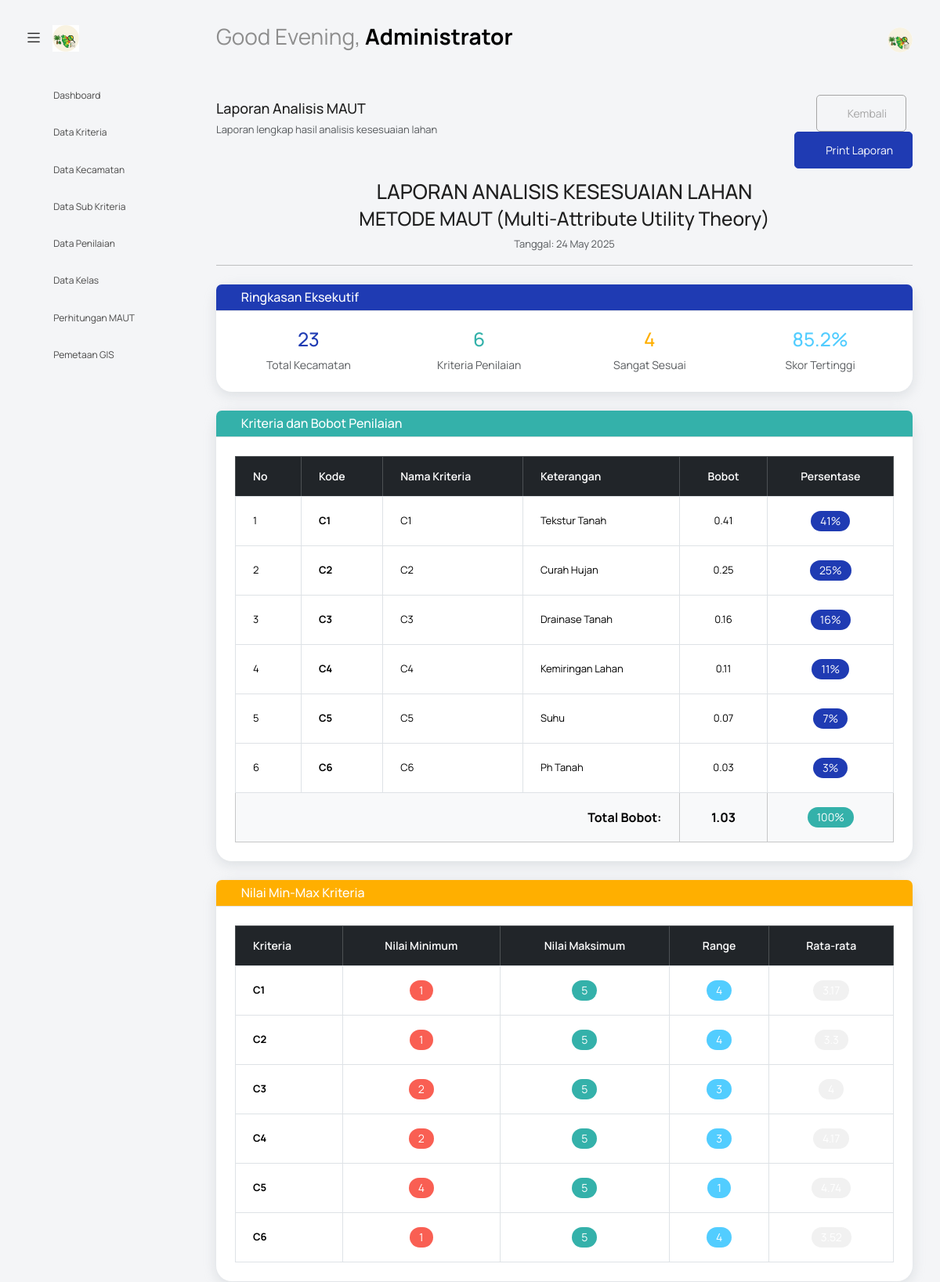
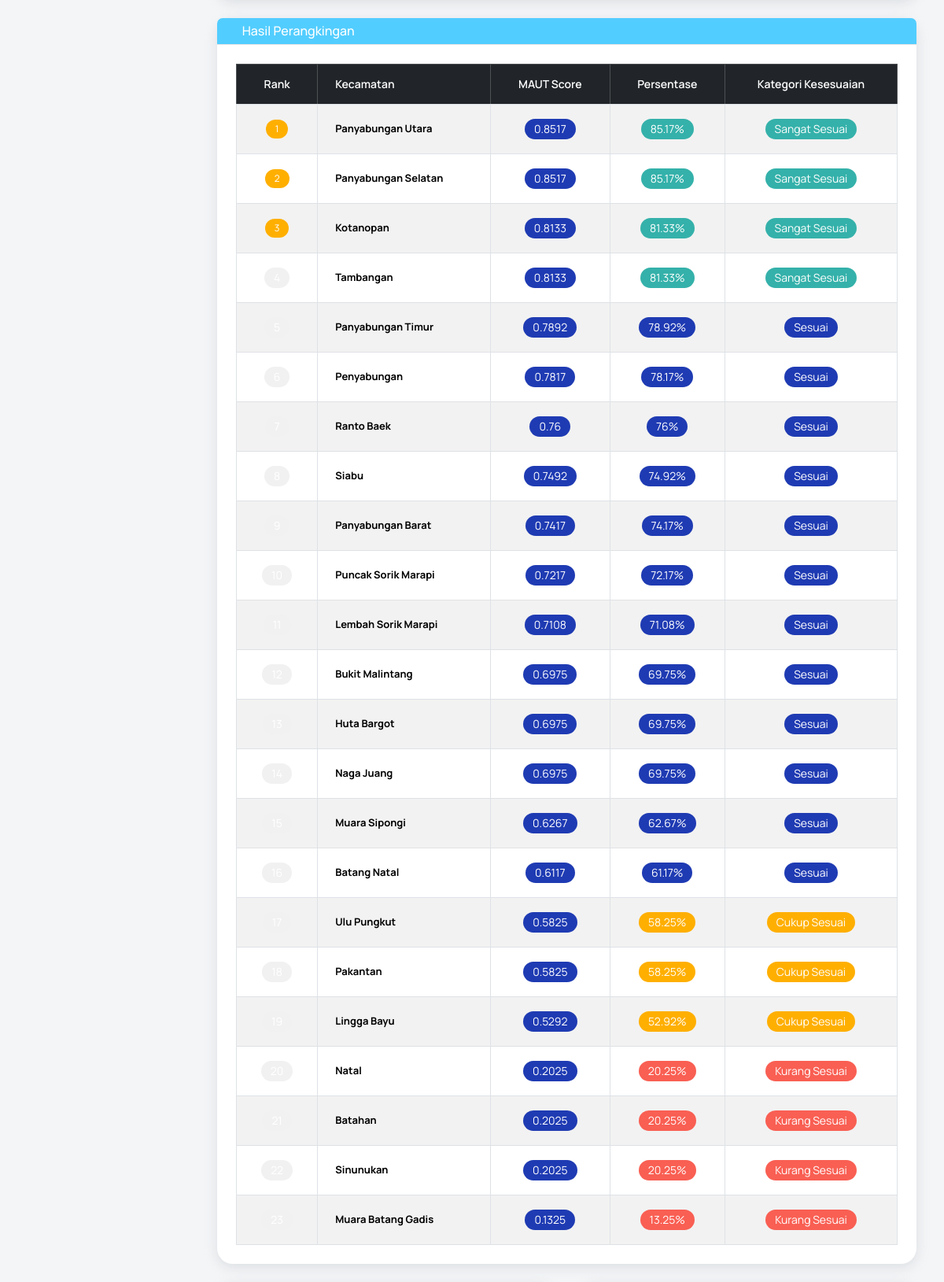
/index.php?controller=MAUT&action=laporan (signed in, upper part), run on the app's committed database (2 pictures, top to bottom).
### tables this page shows
CREATE TABLE `kriteria` (
  `id_kriteria` int NOT NULL,
  `nama_kriteria` varchar(100) NOT NULL,
  `bobot` float NOT NULL,
  `keterangan` varchar(255) DEFAULT NULL
);

CREATE TABLE `nilai_kriteria` (
  `id_nilai` int NOT NULL,
  `id_kecamatan` int NOT NULL,
  `id_kriteria` int NOT NULL,
  `nilai` float NOT NULL
);

CREATE TABLE `kecamatan` (
  `id_kecamatan` int NOT NULL,
  `nama_kecamatan` varchar(100) NOT NULL,
  `luas` float DEFAULT NULL COMMENT 'Luas area dalam km2',
  `keterangan` text
);

CREATE TABLE `hasil_analisis` (
  `id_hasil` int NOT NULL,
  `id_kecamatan` int NOT NULL,
  `total_skor` float NOT NULL,
  `id_kelas` int NOT NULL,
  `tanggal_analisis` date NOT NULL,
  `keterangan` text
);

### views/maut/laporan.php (the view, shortened to what the rows shown need)
<?php include('template/header.php'); ?>
<body class="with-welcome-text">
  <div class="container-scroller">
    <?php include 'template/navbar.php'; ?>
    <div class="container-fluid page-body-wrapper">
      <div class="main-panel">
        <div class="content-wrapper">
          <div class="print-header text-center mb-4">
            <h2>LAPORAN ANALISIS KESESUAIAN LAHAN</h2>
          </div>
          <div class="row mt-4">
            <div class="col-12">
              <div class="card">
                <div class="card-body">
                  <div class="table-responsive">
                    <table class="table table-bordered">
                      <thead class="table-dark">
                        <tr>
                          <th>No</th>
                          <th>Kode</th>
                          <th>Nama Kriteria</th>
                          <th>Keterangan</th>
                          <th class="text-center">Bobot</th>
                          <th class="text-center">Persentase</th>
                        </tr>
                      </thead>
                      <tbody>
                        <?php
                        $no = 1;
                        foreach ($data['kriteria'] as $kriteria):
                        ?>
                          <tr>
                            <td><?= $no++ ?></td>
                            <td class="fw-bold"><?= htmlspecialchars($kriteria['nama_kriteria']) ?></td>
                            <td><?= htmlspecialchars($kriteria['nama_kriteria']) ?></td>
                            <td><?= htmlspecialchars($kriteria['keterangan']) ?></td>
                            <td class="text-center"><?= $kriteria['bobot'] ?></td>
                            <td class="text-center">
                              <span class="badge bg-primary"><?= round($kriteria['bobot'] * 100, 1) ?>%</span>
                            </td>
                          </tr>
                        <?php endforeach; ?>
                      </tbody>
                      <tfoot class="table-light">
                        <tr>
                          <th colspan="4" class="text-end">Total Bobot:</th>
                          <th class="text-center"><?= array_sum(array_column($data['kriteria'], 'bobot')) ?></th>
                          <th class="text-center">
                            <span class="badge bg-success">100%</span>
                          </th>
                        </tr>
                      </tfoot>
                    </table>
                  </div>
                </div>
              </div>
            </div>
          </div>
          <div class="row mt-4">
            <div class="col-12">
              <div class="card">
                <div class="card-body">
                  <div class="table-responsive">
                    <table class="table table-bordered">
                      <thead class="table-dark">
                        <tr>
                          <th>Kriteria</th>
                          <th class="text-center">Nilai Minimum</th>
                          <th class="text-center">Nilai Maksimum</th>
                          <th class="text-center">Range</th>
                          <th class="text-center">Rata-rata</th>
                        </tr>
                      </thead>
                    </table>
                  </div>
                </div>
              </div>
            </div>
          </div>
          <div class="row mt-4">
            <div class="col-12">
              <div class="card">
                <div class="card-body">
                  <div class="table-responsive">
                    <table class="table table-bordered table-striped">
                      <thead class="table-dark">
                        <tr>
                          <th class="text-center">Rank</th>
                          <th>Kecamatan</th>
                          <th class="text-center">MAUT Score</th>
                          <th class="text-center">Persentase</th>
                          <th class="text-center">Kategori Kesesuaian</th>
                        </tr>
                      </thead>
                      <tbody>
                        <?php foreach ($data['ranking'] as $rank_data):
                          $badge_class = '';
                          $kategori = '';
                          if ($rank_data['persentase'] >= 80) {
                            $badge_class = 'bg-success';
                            $kategori = 'Sangat Sesuai';
                          } elseif ($rank_data['persentase'] >= 60) {
                            $badge_class = 'bg-primary';
                            $kategori = 'Sesuai';
                          } elseif ($rank_data['persentase'] >= 40) {
                            $badge_class = 'bg-warning';
                            $kategori = 'Cukup Sesuai';
                          } else {
                            $badge_class = 'bg-danger';
                            $kategori = 'Kurang Sesuai';
                          }
                        ?>
                          <tr>
                            <td class="text-center">
                              <?php if ($rank_data['rank'] <= 3): ?>
                                <span class="badge bg-warning fs-6"><?= $rank_data['rank'] ?></span>
                              <?php else: ?>
                                <span class="badge bg-secondary"><?= $rank_data['rank'] ?></span>
                              <?php endif; ?>
                            </td>
                            <td class="fw-bold"><?= htmlspecialchars($rank_data['nama_kecamatan']) ?></td>
                            <td class="text-center">
                              <span class="badge bg-primary"><?= $rank_data['total_score'] ?></span>
                            </td>
                            <td class="text-center">
                              <span class="badge <?= $badge_class ?>"><?= $rank_data['persentase'] ?>%</span>
                            </td>
                            <td class="text-center">
                              <span class="badge <?= $badge_class ?>"><?= $kategori ?></span>
                            </td>
                          </tr>
                        <?php endforeach; ?>
                      </tbody>
                    </table>
                  </div>
                </div>
              </div>
            </div>
          </div>
        </div>
      </div>
    </div>
  </div>
</body>
</html>

### data on the page
kriteria: nama_kriteria "C1", keterangan "Tekstur Tanah", bobot "0.41", $kriteria['bobot']*100 "41"
kriteria: nama_kriteria "C2", keterangan "Curah Hujan", bobot "0.25", $kriteria['bobot']*100 "25"
kriteria: nama_kriteria "C3", keterangan "Drainase Tanah", bobot "0.16", $kriteria['bobot']*100 "16"
kriteria: nama_kriteria "C4", keterangan "Kemiringan Lahan", bobot "0.11", $kriteria['bobot']*100 "11"
kriteria: nama_kriteria "C5", keterangan "Suhu", bobot "0.07", $kriteria['bobot']*100 "7"
kriteria: nama_kriteria "C6", keterangan "Ph Tanah", bobot "0.03", $kriteria['bobot']*100 "3"
nilai_kriteria: id_kecamatan.nama_kecamatan "Penyabungan", total_score "0.7817", persentase "78.17", kategori "Sesuai"
hasil_analisis: id_kecamatan.nama_kecamatan "Ranto Baek", total_skor "0.76", persentase "76", kategori "Sesuai"
hasil_analisis: id_kecamatan.nama_kecamatan "Siabu", total_skor "0.7492", persentase "74.92", kategori "Sesuai"
hasil_analisis: id_kecamatan.nama_kecamatan "Panyabungan Barat", total_skor "0.7417", persentase "74.17", kategori "Sesuai"
hasil_analisis: id_kecamatan.nama_kecamatan "Puncak Sorik Marapi", total_skor "0.7217", persentase "72.17", kategori "Sesuai"
hasil_analisis: id_kecamatan.nama_kecamatan "Lembah Sorik Marapi", total_skor "0.7108", persentase "71.08", kategori "Sesuai"
hasil_analisis: id_kecamatan.nama_kecamatan "Bukit Malintang", total_skor "0.6975", persentase "69.75", kategori "Sesuai"
hasil_analisis: id_kecamatan.nama_kecamatan "Huta Bargot", total_skor "0.6975", persentase "69.75", kategori "Sesuai"
hasil_analisis: id_kecamatan.nama_kecamatan "Naga Juang", total_skor "0.6975", persentase "69.75", kategori "Sesuai"
hasil_analisis: id_kecamatan.nama_kecamatan "Muara Sipongi", total_skor "0.6267", persentase "62.67", kategori "Sesuai"
hasil_analisis: id_kecamatan.nama_kecamatan "Ulu Pungkut", total_skor "0.5825", persentase "58.25", kategori "Cukup Sesuai"
hasil_analisis: id_kecamatan.nama_kecamatan "Pakantan", total_skor "0.5825", persentase "58.25", kategori "Cukup Sesuai"
hasil_analisis: id_kecamatan.nama_kecamatan "Lingga Bayu", total_skor "0.5292", persentase "52.92", kategori "Cukup Sesuai"
hasil_analisis: id_kecamatan.nama_kecamatan "Natal", total_skor "0.2025", persentase "20.25", kategori "Kurang Sesuai"
hasil_analisis: id_kecamatan.nama_kecamatan "Batahan", total_skor "0.2025", persentase "20.25", kategori "Kurang Sesuai"
hasil_analisis: id_kecamatan.nama_kecamatan "Sinunukan", total_skor "0.2025", persentase "20.25", kategori "Kurang Sesuai"
hasil_analisis: id_kecamatan.nama_kecamatan "Muara Batang Gadis", total_skor "0.1325", persentase "13.25", kategori "Kurang Sesuai"

### other printed values
$greeting "Good Evening"
$_SESSION['nama_lengkap'] "Administrator"
count($data['kecamatan']) "23"
count($data['kriteria']) "6"
$sangat_sesuai "4"
$terbaik['persentase'] "85.2"
array_sum(array_column($data['kriteria'], 'bobot')) "1.03"
$minmax['nama_kriteria'] "C1"
$minmax['min'] "1"
$minmax['max'] "5"
$minmax['max'] - $minmax['min'] "4"
$minmax['nama_kriteria'] "C2"
$minmax['nama_kriteria'] "C3"
$minmax['min'] "2"
$minmax['max'] - $minmax['min'] "3"
